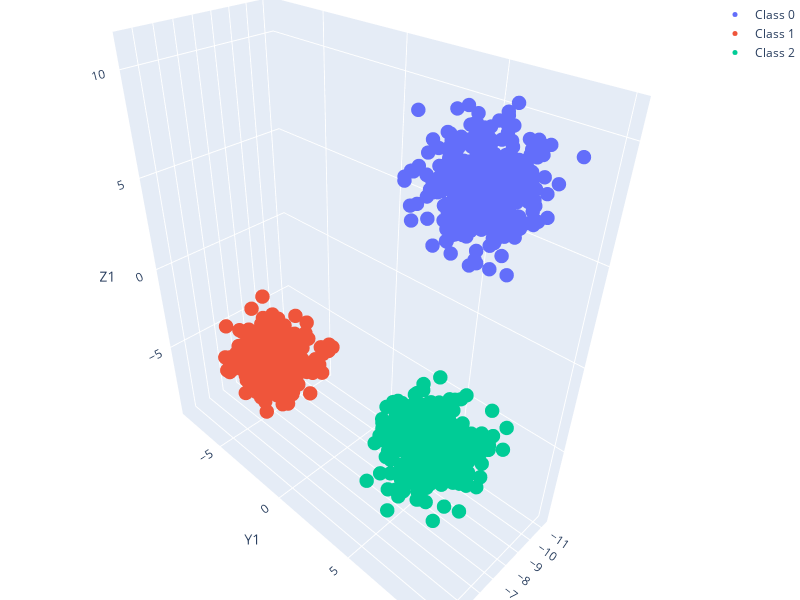

Source (notebook cell):
### Code cell
import numpy as np
import plotly.graph_objects as go

# Assuming y is already defined
n_samples = 1200
n_features = 3
n_classes = 3

# Let's say y is defined as follows for demonstration (you would use your own y)
np.random.seed(42)
y = np.random.choice(n_classes, n_samples)

# Generate X for each class
X = np.zeros((n_samples, n_features))
centers = np.random.uniform(-10, 10, size=(n_classes, n_features))  # Random centers for each class

for class_value in range(n_classes):
    class_indices = np.where(y == class_value)
    X[class_indices] = np.random.randn(len(class_indices[0]), n_features) + centers[class_value]

# Plot the generated data
fig = go.Figure()

for class_value in np.unique(y):
    fig.add_trace(go.Scatter3d(
        x=X[y == class_value, 0],
        y=X[y == class_value, 1],
        z=X[y == class_value, 2],
        mode='markers',
        marker=dict(size=5),
        name=f'Class {class_value}'
    ))

# Update layout to make the plot fit better in the notebook
fig.update_layout(
    width=800,
    height=600,
    margin=dict(l=0, r=0, b=0, t=0),
    scene=dict(
        xaxis=dict(title='X1'),
        yaxis=dict(title='Y1'),
        zaxis=dict(title='Z1')
    )
)

fig.show()

### Figure 1 — Plotly figure (JSON) as saved in the notebook; plotly's stock layout.template omitted (floating-point values rounded to 4 significant figures; data arrays with more than 128 entries replaced by an {"elided": "..."} marker saying what was removed)
{"data": [{"marker": {"size": 5}, "mode": "markers", "name": "Class 0", "type": "scatter3d", "x": {"elided": "419 float values"}, "y": {"elided": "419 float values"}, "z": {"elided": "419 float values"}}, {"marker": {"size": 5}, "mode": "markers", "name": "Class 1", "type": "scatter3d", "x": {"elided": "392 float values"}, "y": {"elided": "392 float values"}, "z": {"elided": "392 float values"}}, {"marker": {"size": 5}, "mode": "markers", "name": "Class 2", "type": "scatter3d", "x": {"elided": "389 float values"}, "y": {"elided": "389 float values"}, "z": {"elided": "389 float values"}}], "layout": {"height": 600, "margin": {"b": 0, "l": 0, "r": 0, "t": 0}, "scene": {"xaxis": {"title": {"text": "X1"}}, "yaxis": {"title": {"text": "Y1"}}, "zaxis": {"title": {"text": "Z1"}}}, "width": 800}}
